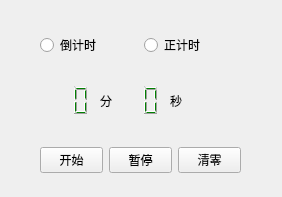
<?xml version="1.0" encoding="UTF-8"?>
<ui version="4.0">
 <class>Form</class>
 <widget class="QWidget" name="Form">
  <property name="geometry">
   <rect>
    <x>0</x>
    <y>0</y>
    <width>282</width>
    <height>197</height>
   </rect>
  </property>
  <property name="windowTitle">
   <string>Form</string>
  </property>
  <widget class="QLCDNumber" name="min">
   <property name="geometry">
    <rect>
     <x>10</x>
     <y>80</y>
     <width>81</width>
     <height>41</height>
    </rect>
   </property>
   <property name="styleSheet">
    <string notr="true">border: none;
color: green;</string>
   </property>
  </widget>
  <widget class="QLabel" name="label_2">
   <property name="geometry">
    <rect>
     <x>100</x>
     <y>80</y>
     <width>21</width>
     <height>41</height>
    </rect>
   </property>
   <property name="styleSheet">
    <string notr="true">font: 75 14pt &quot;微软雅黑&quot;;</string>
   </property>
   <property name="text">
    <string>分</string>
   </property>
  </widget>
  <widget class="QLCDNumber" name="sec">
   <property name="geometry">
    <rect>
     <x>80</x>
     <y>80</y>
     <width>81</width>
     <height>41</height>
    </rect>
   </property>
   <property name="minimumSize">
    <size>
     <width>81</width>
     <height>0</height>
    </size>
   </property>
   <property name="styleSheet">
    <string notr="true">border: none;
color: green;
</string>
   </property>
  </widget>
  <widget class="QLabel" name="label_3">
   <property name="geometry">
    <rect>
     <x>170</x>
     <y>80</y>
     <width>51</width>
     <height>41</height>
    </rect>
   </property>
   <property name="styleSheet">
    <string notr="true">font: 75 14pt &quot;微软雅黑&quot;;</string>
   </property>
   <property name="text">
    <string>秒</string>
   </property>
  </widget>
  <widget class="QWidget" name="horizontalLayoutWidget">
   <property name="geometry">
    <rect>
     <x>40</x>
     <y>30</y>
     <width>201</width>
     <height>31</height>
    </rect>
   </property>
   <layout class="QHBoxLayout" name="horizontalLayout">
    <item>
     <widget class="QRadioButton" name="dao">
      <property name="text">
       <string>倒计时</string>
      </property>
     </widget>
    </item>
    <item>
     <widget class="QRadioButton" name="zheng">
      <property name="text">
       <string>正计时</string>
      </property>
     </widget>
    </item>
   </layout>
  </widget>
  <widget class="QWidget" name="horizontalLayoutWidget_2">
   <property name="geometry">
    <rect>
     <x>40</x>
     <y>140</y>
     <width>201</width>
     <height>41</height>
    </rect>
   </property>
   <layout class="QHBoxLayout" name="horizontalLayout_2">
    <item>
     <widget class="QPushButton" name="start">
      <property name="text">
       <string>开始</string>
      </property>
     </widget>
    </item>
    <item>
     <widget class="QPushButton" name="stop">
      <property name="text">
       <string>暂停</string>
      </property>
     </widget>
    </item>
    <item>
     <widget class="QPushButton" name="setzero">
      <property name="text">
       <string>清零</string>
      </property>
     </widget>
    </item>
   </layout>
  </widget>
 </widget>
 <resources/>
 <connections/>
</ui>
